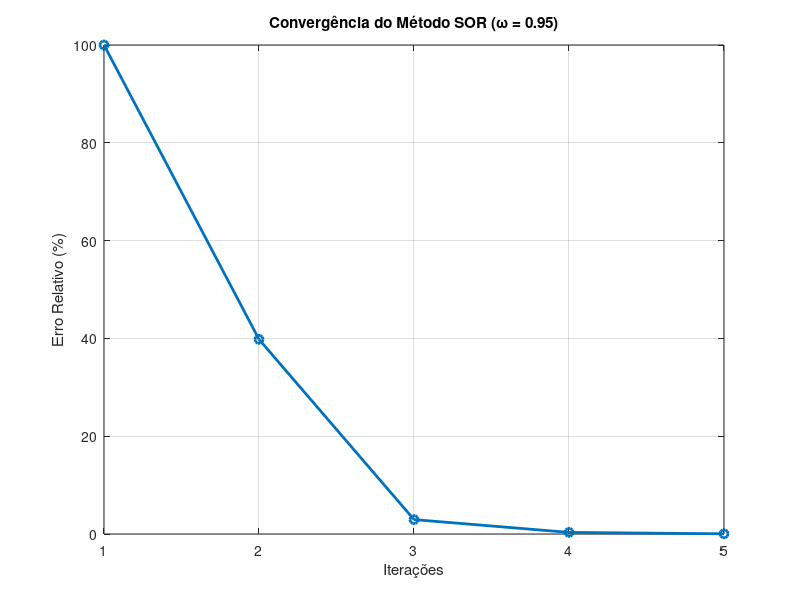

Write MATLAB code to recreate this figure.
clc
clear all
close all

function [x, k, Erx, erros_por_iteracao] = metodo_sor(A, b, tol, N, x0, omega)
  [n, ~] = size(A);
  x = x0;
  Erx = inf;
  k = 0;
  erros_por_iteracao = [];

  while k < N && max(Erx) > tol
    x_old = x;
    for i = 1:n
      soma = 0;
      for j = 1:n
        if j ~= i
          soma += A(i,j) * x(j);
        end
      end
      x_new = (b(i) - soma) / A(i,i);
      x(i) = omega * x_new + (1 - omega) * x(i);
    end

    % Calcula erro relativo e armazena
    Erx = abs((x - x_old) ./ x) * 100;
    erros_por_iteracao = [erros_por_iteracao; max(Erx)];  % guarda o erro máximo da iteração
    k++;
  endwhile

  if max(Erx) > tol
    warning('O método não convergiu');
  endif
endfunction

% Dados do sistema
A = [-8,  1, -2;
      2, -6, -1;
     -3, -1,  7];

b = [-20; -38; -34];
x0 = [0; 0; 0];
tol = 0.05;
omega = 0.95;  % pode ajustar aqui
N = 100;

%omegas = 0.1:0.05:1.95;
%melhor_omega = 0;
%menor_k = Inf;

%for w = omegas
%  [~, k, ~] = metodo_sor(A, b, tol, N, x0, w);
%  if k < menor_k
%    menor_k = k;
%    melhor_omega = w;
%  end
%end

%fprintf('Melhor omega: %.2f\n', melhor_omega);
%fprintf('Menor número de iterações: %d\n', menor_k);

[x, k, Erx, erros] = metodo_sor(A, b, tol, N, x0, omega);

% Resultados
disp('Solução:');
disp(x);
disp('Número de iterações:');
disp(k);

% Gráfico de convergência
figure;
plot(1:length(erros), erros, '-o', 'LineWidth', 2);
xlabel('Iterações');
ylabel('Erro Relativo (%)');
title(['Convergência do Método SOR (\omega = ' num2str(omega) ')']);
grid on;

